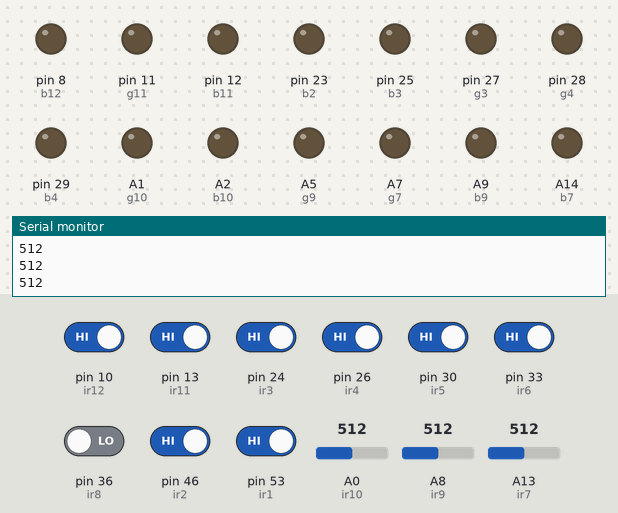
This sketch was run on a simulated Arduino Mega 2560, built with avr-gcc and run on an emulated ATmega2560. On the bench: output pins drawn as LEDs (lit = HIGH), the last lines printed to the serial monitor. The test bench sets the inputs (shaded band); at power-on: pin 10 (ir12), pin 13 (ir11), pin 24 (ir3), pin 26 (ir4), pin 30 (ir5), pin 33 (ir6), pin 46 (ir2), pin 53 (ir1) HIGH, pin 36 (ir8) LOW, A8 (ir9) = 512, A0 (ir10) = 512, A13 (ir7) = 512.

Above: at 1.2 s.
1.3 s: A8 (ir9) set to 213
2.8 s: A8 (ir9) set to 183
At 3.2 s:
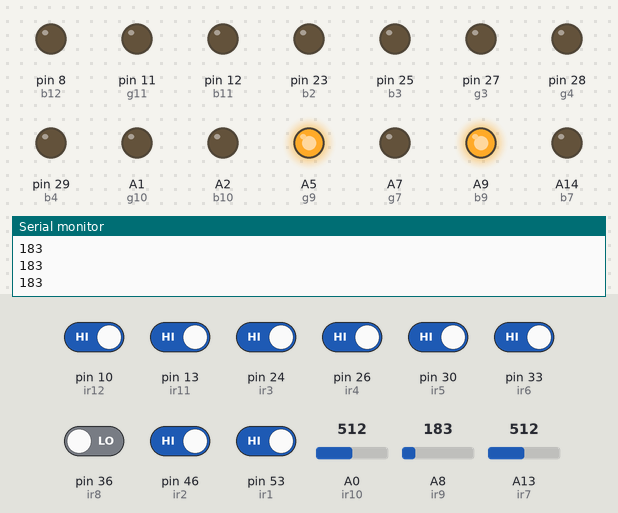
4.3 s: A0 (ir10) set to 212
5.8 s: A0 (ir10) set to 188
At 6.7 s:
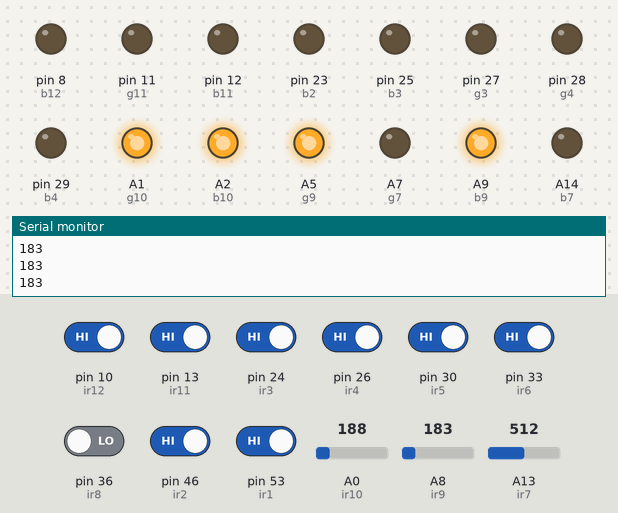
7.3 s: A13 (ir7) set to 208
8.8 s: A13 (ir7) set to 183
At 10.3 s:
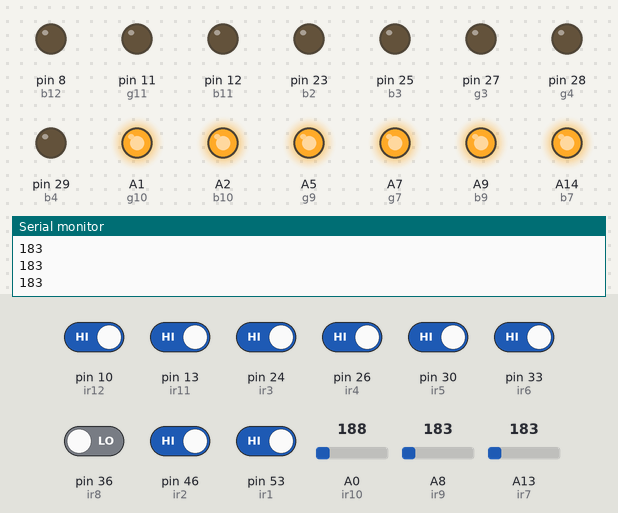
Timing chart, 0 to 11.3 s (numbered marks = the images above; inputs shaded):
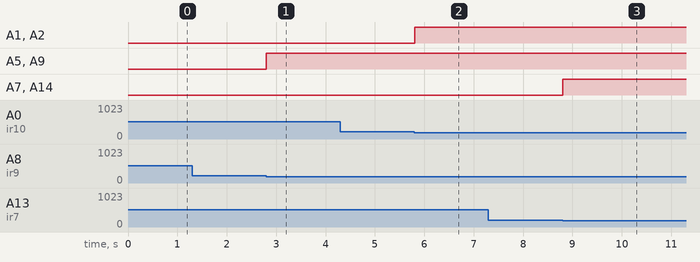

Measured:
- the behaviour switches between 200 and 199 on A8 (ir9) (found by bisection; images 0 and 1)
- the behaviour switches between 200 and 199 on A0 (ir10) (found by bisection; images 1 and 2)
- the behaviour switches between 200 and 199 on A13 (ir7) (found by bisection; images 2 and 3)
- after the input at 2.8 s, A5 (g9), A9 (b9): LOW → HIGH at once
- after the input at 5.8 s, A1 (g10), A2 (b10): LOW → HIGH at once
- after the input at 8.8 s, A7 (g7), A14 (b7): LOW → HIGH at once

The sketch:

rgb_ir_cyan.ino
```cpp
#define ir1 53
int g1=50;
int b1=52;

#define ir2 46
int b2=23;
int g2=47;

#define ir3 24
int g3=27;
int b3=25;

#define ir4 26
int b4=29;
int g4=28;

#define ir5 30
int g5=31;
int b5=32;

#define ir6 33
int b6=34;
int g6=35;


#define ir7 A13
int b7=A14;
int g7=A7;


#define ir8 36
int b8=37;
int g8=39;

#define ir10 A0
int g10=A1;
int b10=A2;


#define ir11 13
int g11=11;
int b11=12;


#define ir12 10
int b12=8;
int g12=A11;


#define ir9 A8
int g9=A5;
int b9=A9;

void setup() {
  // put your setup code here, to run once:
  Serial.begin(9600);

   pinMode(g1,OUTPUT);
   pinMode(b1,OUTPUT);

   pinMode(g2,OUTPUT);
   pinMode(b2,OUTPUT);

   pinMode(g3,OUTPUT);
   pinMode(b3,OUTPUT);

   pinMode(g4,OUTPUT);
   pinMode(b4,OUTPUT);

   pinMode(g5,OUTPUT);
   pinMode(b5,OUTPUT);

   pinMode(g6,OUTPUT);
   pinMode(b6,OUTPUT);

   pinMode(g7,OUTPUT);
   pinMode(b7,OUTPUT);

   pinMode(g8,OUTPUT);
   pinMode(b8,OUTPUT);

   pinMode(g9,OUTPUT);
   pinMode(b9,OUTPUT);

   pinMode(g10,OUTPUT);
   pinMode(b10,OUTPUT);

   pinMode(g11,OUTPUT);
   pinMode(b11,OUTPUT);

   pinMode(g12,OUTPUT);
   pinMode(b12,OUTPUT);


   pinMode(ir1,INPUT);
   pinMode(ir2,INPUT);
   pinMode(ir3,INPUT);
   pinMode(ir4,INPUT);
   pinMode(ir5,INPUT);
   pinMode(ir6,INPUT);
   pinMode(ir7,INPUT);
   pinMode(ir8,INPUT);
   pinMode(ir9,INPUT);
   pinMode(ir10,INPUT);
   pinMode(ir11,INPUT);
   pinMode(ir12,INPUT);


digitalWrite(g1,LOW);
digitalWrite(b1,LOW);
digitalWrite(g2,LOW);
digitalWrite(b2,LOW);
digitalWrite(g3,LOW);
digitalWrite(b3,LOW);
digitalWrite(g4,LOW);
digitalWrite(b4,LOW);
digitalWrite(g5,LOW);
digitalWrite(b5,LOW);
digitalWrite(g6,LOW);
digitalWrite(b6,LOW);
digitalWrite(g7,LOW);
digitalWrite(b7,LOW);
digitalWrite(g8,LOW);
digitalWrite(b8,LOW);
digitalWrite(g9,LOW);
digitalWrite(b9,LOW);
digitalWrite(g10,LOW);
digitalWrite(b10,LOW);
digitalWrite(g11,LOW);
digitalWrite(b11,LOW);
digitalWrite(g12,LOW);
digitalWrite(b12,LOW);
}

void loop() {
  // put your main code here, to run repeatedly:

  //digitalWrite(r1,HIGH);
  //digitalWrite(g1,HIGH);
  //digitalWrite(b1,HIGH);

  int val=analogRead(ir9);
  Serial.println(val);

 if(digitalRead(ir1)==LOW)
 {
  //digitalWrite(r1,HIGH);
  //digitalWrite(g1,HIGH);
  //Serial.println("dsfasfsd");
  digitalWrite(b1,HIGH);
  digitalWrite(g1,HIGH);
 }
  if(digitalRead(ir1)==HIGH)
  {
    //Serial.println("ACV");
    digitalWrite(b1,LOW);
    digitalWrite(g1,LOW);
  }

if(digitalRead(ir2)==LOW)
 {
  digitalWrite(b2,HIGH);
  digitalWrite(g2,HIGH);

 }
  if(digitalRead(ir2)==HIGH)
  {

    digitalWrite(b2,LOW);digitalWrite(g2,LOW);
  }

if(digitalRead(ir3)==LOW)
 {

  digitalWrite(b3,HIGH);digitalWrite(g3,HIGH);
 }
  if(digitalRead(ir3)==HIGH)
  {

    digitalWrite(b3,LOW);digitalWrite(g3,LOW);
  }
  if(digitalRead(ir4)==LOW)
 {

  digitalWrite(b4,HIGH);digitalWrite(g4,HIGH);
 }
  if(digitalRead(ir4)==HIGH)
  {

    digitalWrite(b4,LOW);digitalWrite(g4,LOW);
  }
if(digitalRead(ir5)==LOW)
 {

  digitalWrite(b5,HIGH);digitalWrite(g5,HIGH);
 }
  if(digitalRead(ir5)==HIGH)
 {

  digitalWrite(b5,LOW);digitalWrite(g5,LOW);
 }

  if(digitalRead(ir6)==LOW)
 {

  digitalWrite(b6,HIGH);digitalWrite(g6,HIGH);
 }
  if(digitalRead(ir6)==HIGH)
 {

  digitalWrite(b6,LOW);digitalWrite(g6,LOW);
 }

if(analogRead(ir7)<200)
 {

  analogWrite(b7,255);analogWrite(g7,255);
 }
  if(analogRead(ir7)>200)
  {

    analogWrite(b7,0);analogWrite(g7,0);
  }


  if(digitalRead(ir8)==HIGH)
 {

  digitalWrite(b8,LOW);digitalWrite(g8,LOW);
 }
if(digitalRead(ir8)==LOW)
 {

  digitalWrite(b8,HIGH);digitalWrite(g8,HIGH);
 }


  if(analogRead(ir9)<200)
 {

  analogWrite(b9,255);analogWrite(g9,255);
 }
 if(analogRead(ir9)>200)
  {

    analogWrite(b9,0);analogWrite(g9,0);
  }
  if(analogRead(ir10)<200)
 {

  analogWrite(b10,255);analogWrite(g10,255);
 }
  if(analogRead(ir10)>200)
  {

    analogWrite(b10,0);analogWrite(g10,0);
  }
  if(digitalRead(ir11)==LOW)
 {


  digitalWrite(b11,HIGH);digitalWrite(g11,HIGH);
 }
  if(digitalRead(ir11)==HIGH)
  {

    digitalWrite(b11,LOW);digitalWrite(g11,LOW);
  }

  if(digitalRead(ir12)==LOW)
 {
  analogWrite(b12,255);analogWrite(g12,255);
 }
  if(digitalRead(ir12 )==HIGH)
  {
    analogWrite(b12,0);analogWrite(g12,0);
  }
}
```
